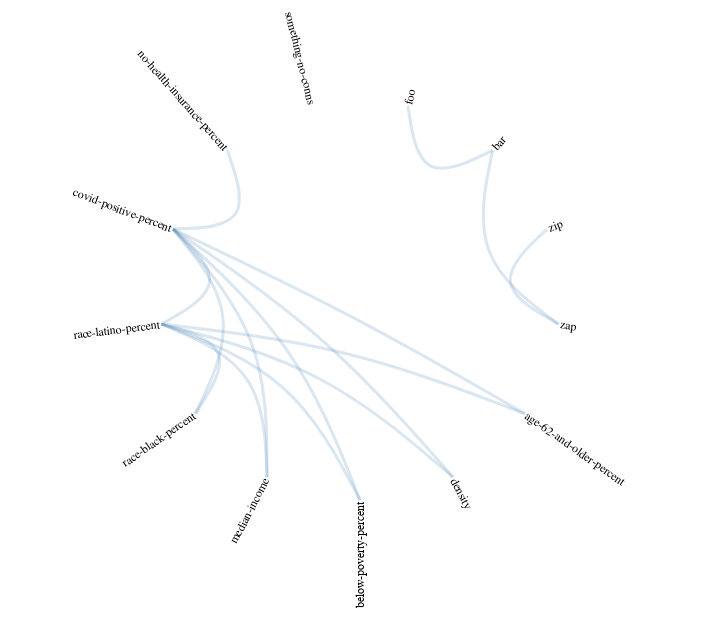

Express this chart as Vega-Lite.
### Vega specification from a JSON file in a GitHub repository (floating-point values rounded to 4 significant figures)
{"legends": [], "width": 700, "scales": [{"name": "color", "type": "ordinal", "domain": ["depends on", "imported by"], "range": [{"signal": "colorIn"}, {"signal": "colorOut"}]}], "padding": 10, "marks": [{"type": "text", "interactive": true, "from": {"data": "leaves"}, "encode": {"enter": {"text": {"field": "name"}, "baseline": {"value": "middle"}}, "update": {"y": {"field": "y"}, "align": {"signal": "datum.leftside ? 'right' : 'left'"}, "dx": {"signal": "textOffset * (datum.leftside ? -1 : 1)"}, "limit": {"value": 140}, "fill": [{"test": "datum.id === active", "value": "black"}, {"test": "indata('selected', 'source-id', datum.id)", "signal": "colorIn"}, {"test": "indata('selected', 'target-id', datum.id)", "signal": "colorOut"}, {"test": "datum.status == 'infected'", "value": "orange"}, {"test": "datum.status == 'source'", "value": "red"}, {"value": "black"}], "angle": {"signal": "datum.leftside ? datum.angle - 180 : datum.angle"}, "fontWeight": [{"test": "indata('selected', 'source-id', datum.id)", "value": "bold"}, {"test": "indata('selected', 'target-id', datum.id)", "value": "bold"}, {"value": null}], "x": {"field": "x"}, "fontSize": {"signal": "textSize"}}}}, {"type": "group", "from": {"facet": {"name": "path", "data": "dependencies", "field": "treepath"}}, "signals": [{"name": "edgeClicked", "push": "outer", "on": [{"events": "line:click", "update": "parent"}]}], "marks": [{"type": "line", "interactive": true, "from": {"data": "path"}, "encode": {"enter": {"interpolate": {"value": "bundle"}, "strokeWidth": {"value": 3}}, "update": {"stroke": [{"test": "parent['source-id'] === activeSource || parent['target-id'] === activeTarget", "signal": "colorOut"}, {"test": "parent['infected']", "value": "red"}, {"value": "steelblue"}], "strokeOpacity": [{"test": "parent['source-id'] === activeSource || parent['target-id'] === activeTarget", "value": 0.5}, {"value": 0.2}], "tension": {"signal": "tension"}, "x": {"field": "x"}, "y": {"field": "y"}}}}]}], "$schema": "https://vega.github.io/schema/vega/v5.json", "signals": [{"name": "tension", "value": 0.33}, {"name": "radius", "value": 200}, {"name": "extent", "value": 360}, {"name": "rotate", "value": 0}, {"name": "textSize", "value": 12}, {"name": "textOffset", "value": 2}, {"name": "layout", "value": "cluster"}, {"name": "colorIn", "value": "firebrick"}, {"name": "colorOut", "value": "firebrick"}, {"name": "originX", "update": "width / 2"}, {"name": "originY", "update": "height / 2"}, {"name": "active", "value": null, "on": [{"events": "text:mouseover", "update": "datum.id"}, {"events": "mouseover[!event.item]", "update": "null"}]}, {"name": "activeSource", "value": null, "update": "active"}, {"name": "activeTarget", "value": null, "update": "active"}, {"name": "edgeClicked"}, {"name": "edgeThreshold"}, {"name": "confidenceThreshold"}], "height": 500, "data": [{"name": "tree", "values": [{"name": "root", "id": -1, "alpha": 0.5, "beta": 0}, {"name": "foo", "id": 1, "parent": -1, "alpha": 0.03846, "beta": 1, "status": null}, {"name": "bar", "id": 2, "parent": -1, "alpha": 0.1154, "beta": 1, "status": null}, {"name": "zip", "id": 3, "parent": -1, "alpha": 0.1923, "beta": 1, "status": null}, {"name": "zap", "id": 4, "parent": -1, "alpha": 0.2692, "beta": 1, "status": null}, {"name": "age-62-and-older-percent", "id": 5, "parent": -1, "alpha": 0.3462, "beta": 1, "status": null}, {"name": "density", "id": 6, "parent": -1, "alpha": 0.4231, "beta": 1, "status": null}, {"name": "below-poverty-percent", "id": 7, "parent": -1, "alpha": 0.5, "beta": 1, "status": null}, {"name": "median-income", "id": 8, "parent": -1, "alpha": 0.5769, "beta": 1, "status": null}, {"name": "race-black-percent", "id": 9, "parent": -1, "alpha": 0.6538, "beta": 1, "status": null}, {"name": "race-latino-percent", "id": 10, "parent": -1, "alpha": 0.7308, "beta": 1, "status": null}, {"name": "covid-positive-percent", "id": 11, "parent": -1, "alpha": 0.8077, "beta": 1, "status": null}, {"name": "no-health-insurance-percent", "id": 12, "parent": -1, "alpha": 0.8846, "beta": 1, "status": null}, {"name": "something-no-conns", "id": 13, "parent": -1, "alpha": 0.9615, "beta": 1, "status": null}], "transform": [{"type": "stratify", "key": "id", "parentKey": "parent"}, {"type": "tree", "method": {"signal": "layout"}, "size": [1, 1], "as": ["alpha-ignore", "beta-ignore", "depth", "children"]}, {"type": "formula", "expr": "(rotate + extent * datum.alpha + 270) % 360", "as": "angle"}, {"type": "formula", "expr": "inrange(datum.angle, [90, 270])", "as": "leftside"}, {"type": "formula", "expr": "originX + radius * datum.beta * cos(PI * datum.angle / 180)", "as": "x"}, {"type": "formula", "expr": "originY + radius * datum.beta * sin(PI * datum.angle / 180)", "as": "y"}]}, {"name": "leaves", "source": "tree", "transform": [{"type": "filter", "expr": "!datum.children"}]}, {"name": "dependencies", "values": [{"source-id": 2, "target-id": 1, "source-name": "bar", "target-name": "foo", "edge-val": null, "edge-present": true, "infected": null}, {"source-id": 4, "target-id": 3, "source-name": "zap", "target-name": "zip", "edge-val": null, "edge-present": true, "infected": null}, {"source-id": 4, "target-id": 2, "source-name": "zap", "target-name": "bar", "edge-val": null, "edge-present": true, "infected": null}, {"source-id": 5, "target-id": 10, "source-name": "age-62-and-older-percent", "target-name": "race-latino-percent", "edge-val": null, "edge-present": true, "infected": null}, {"source-id": 6, "target-id": 10, "source-name": "density", "target-name": "race-latino-percent", "edge-val": null, "edge-present": true, "infected": null}, {"source-id": 7, "target-id": 10, "source-name": "below-poverty-percent", "target-name": "race-latino-percent", "edge-val": null, "edge-present": true, "infected": null}, {"source-id": 8, "target-id": 10, "source-name": "median-income", "target-name": "race-latino-percent", "edge-val": null, "edge-present": true, "infected": null}, {"source-id": 9, "target-id": 10, "source-name": "race-black-percent", "target-name": "race-latino-percent", "edge-val": null, "edge-present": true, "infected": null}, {"source-id": 11, "target-id": 10, "source-name": "covid-positive-percent", "target-name": "race-latino-percent", "edge-val": null, "edge-present": true, "infected": null}, {"source-id": 12, "target-id": 11, "source-name": "no-health-insurance-percent", "target-name": "covid-positive-percent", "edge-val": null, "edge-present": true, "infected": null}, {"source-id": 11, "target-id": 5, "source-name": "covid-positive-percent", "target-name": "age-62-and-older-percent", "edge-val": null, "edge-present": true, "infected": null}, {"source-id": 11, "target-id": 6, "source-name": "covid-positive-percent", "target-name": "density", "edge-val": null, "edge-present": true, "infected": null}, {"source-id": 7, "target-id": 11, "source-name": "below-poverty-percent", "target-name": "covid-positive-percent", "edge-val": null, "edge-present": true, "infected": null}, {"source-id": 11, "target-id": 8, "source-name": "covid-positive-percent", "target-name": "median-income", "edge-val": null, "edge-present": true, "infected": null}, {"source-id": 11, "target-id": 9, "source-name": "covid-positive-percent", "target-name": "race-black-percent", "edge-val": null, "edge-present": true, "infected": null}], "transform": [{"type": "formula", "expr": "treePath('tree', datum['source-id'], datum['target-id'])", "as": "treepath", "initonly": true}]}, {"name": "selected", "source": "dependencies", "transform": [{"type": "filter", "expr": "datum['source-id'] === activeSource || datum['target-id'] === activeTarget"}]}]}
